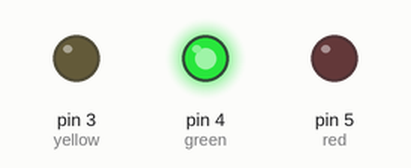
Simulated run of this sketch. Board: Arduino Uno, built with avr-gcc and run on an emulated ATmega328P. Parts: output pins drawn as LEDs (lit = HIGH).

Above: at 0.1 s.
At 4.1 s:
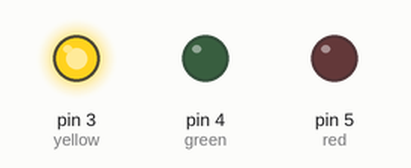
At 14.1 s:
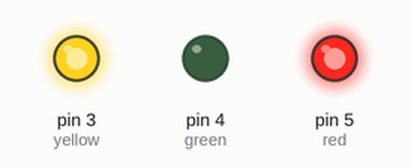
At 20.1 s:
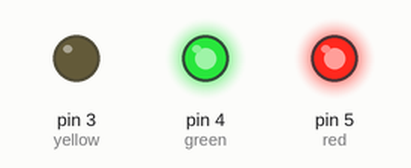
At 36.1 s:
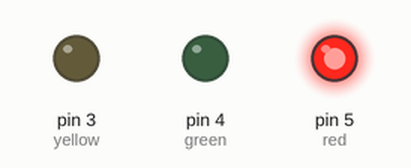
Timing chart, 0 to 37.6 s (numbered marks = the images above):
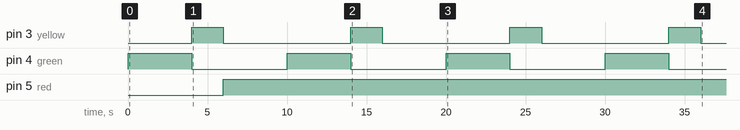

The sketch:

1.ino
```cpp
int yellow = 3;
int green = 4;
int red = 5;

void setup(){
    pinMode(green, OUTPUT);
    pinMode(yellow, OUTPUT);
    pinMode(red, OUTPUT);
}

void loop(){
    digitalWrite(green, HIGH);
    delay(4000);

    digitalWrite(green, LOW);
    digitalWrite(yellow, HIGH);
    delay(2000);

    digitalWrite(yellow, LOW);
    digitalWrite(red, HIGH);
    delay(4000);
}
```

Measured:
- by itself, pin 3 (yellow): alternates HIGH for 2.0 s and LOW for 8.0 s
- by itself, pin 4 (green): alternates HIGH for 4.0 s and LOW for 6.0 s
- by itself, pin 5 (red): LOW → HIGH at 6.0 s
